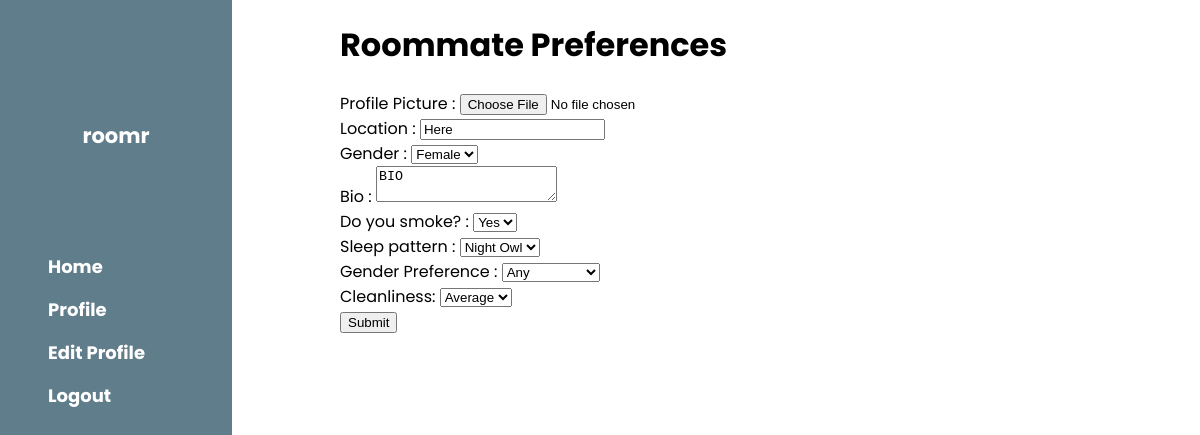
The page /user/edit (signed in) on the database as committed earlier.
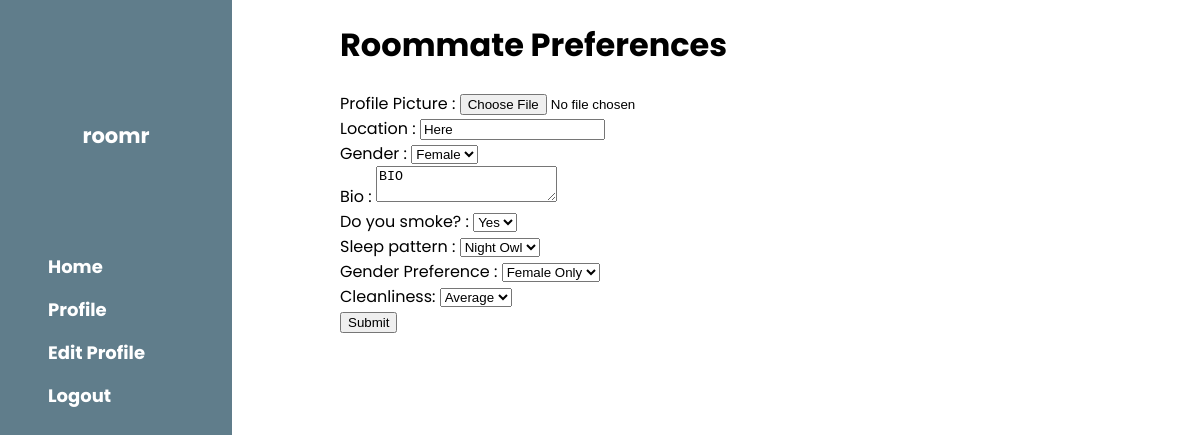
The same page on the database as committed later.
### server.py (models this page shows, shortened)
class User(UserMixin, db.Model):
    __tablename__ = "Users"
    id = db.Column(db.Integer, primary_key=True, autoincrement=True)
    email = db.Column(db.String(64), unique=True, index=True, nullable=False)
    fname = db.Column(db.String(32), index=True, nullable=False)
    lname = db.Column(db.String(32), index=True, nullable=False)
    dob = db.Column(db.DateTime, index=True,nullable=False)
    password_hash = db.Column(db.String(128), nullable=False)
    confirmed = db.Column(db.Boolean(), default=False)
    profilePicture = db.Column(db.String(3), index=True, nullable=True)
    location = db.Column(db.String(32), index=True, nullable=False)
    gender = db.Column(db.String(6), index=True, nullable=False)
    bio = db.Column(db.String(500), index=True, nullable=True)
    smoker = db.Column(db.String(3), index=True, nullable=False)
    sleep = db.Column(db.String(5), index=True, nullable=False)
    genderPreferences = db.Column(db.String(3), index=True, nullable=False)
    cleanliness = db.Column(db.String(5), index = True, nullable = False)
    @property
    def password(self):
        raise AttributeError("password is write only")

### server.py (the view, shortened to what this page needs)
@app.route("/user/edit", methods=["GET","POST"])
@login_required
def editProfile():
    profilePicture, location, gender, bio, smoker, sleepPattern, cleanliness, genderPreferences = None, None, None, None, None, None, None, None
    user = current_user
    prefill = {'profilePicture': str(user.profilePicture), 'location': str(user.location), 'gender':str(user.gender), 'bio':str(user.bio), 'smoker':str(user.smoker), 'sleepPattern':str(user.sleep), 'cleanliness':str(user.cleanliness), 'genderPreferences':str(user.genderPreferences)}
    form = ProfileForm(data=prefill)
    return render_template("edit_profile.html", form=form)

### server.py
class ProfileForm(FlaskForm):
    profilePicture = FileField("Profile Picture")
    location = StringField("Location", validators=[DataRequired()])
    gender = SelectField("Gender", choices=[('male', 'Male'), ('female', 'Female'), ('other', 'Other')], validators=[DataRequired()])
    bio = TextAreaField("Bio", validators=[DataRequired()])
    smoker = SelectField("Do you smoke?", choices=[('yes', 'Yes'), ('no', 'No')], validators=[DataRequired()])
    sleepPattern = SelectField("Sleep pattern", choices=[('late', 'Night Owl'), ('early', 'Early Bird')], validators=[DataRequired()])
    cleanliness = SelectField("Cleanliness", choices=[('messy', 'Messy'),('average', 'Average'), ('clean', 'Clean')], validators=[DataRequired()])
    genderPreferences = SelectField("Gender Preference", choices=[('male', 'Male Only'), ('female', 'Female Only'), ('any', 'Any')], validators=[DataRequired()])
    submit = SubmitField("Submit")

### server.py (called while the page is built)
@login_manager.user_loader
def load_user(user_id):
    return User.query.get(int(user_id))

### templates/edit_profile.html (shortened to what this page needs)
<!DOCTYPE html>
<html>
    <head>
        <link rel="stylesheet" href="{{ url_for('static', filename='styles2.css')}}"/>
    </head>
    <body>
        <nav id="sidebar"><br>
            <div id="headercontainer">
                <h3 id="bartitle"><b>roomr</b></h3>
            </div>
            <div id="barlinks">
                <a href="{{url_for('home')}}" id="baritem">Home</a>
                <a href="{{url_for('user')}}" id="baritem" >Profile</a>
                {% if current_user.is_authenticated %}
                    <a href="{{url_for('editProfile')}}" id="baritem" >Edit Profile</a>
                    <a href="{{url_for('logout')}}" id="baritem" >Logout</a>
                {% else %}
                    <a href="{{url_for('login')}}" id="baritem">Login</a>
                    <a href="{{url_for('signup')}}" id="baritem" >Signup</a>
                {%endif%}
            </div>
        </nav>
        <div class="content">
            <h1> Roommate Preferences </h1>
            <form method="POST">
                {{ form.profilePicture.label }} : {{ form.profilePicture() }} <br>
                {{ form.location.label }} : {{ form.location() }} <br>
                {{ form.gender.label }} : {{ form.gender() }} <br>
                {{ form.bio.label }} : {{ form.bio() }} <br>
                {{ form.smoker.label }} : {{ form.smoker() }} <br>
                {{ form.sleepPattern.label }} : {{ form.sleepPattern() }} <br>
                {{ form.genderPreferences.label }} : {{ form.genderPreferences() }} <br>
                {{ form.cleanliness.label }}: {{ form.cleanliness() }}<br>
                {{ form.submit() }}
            </form>
        </div>
    </body>
</html>

Rows that differ between the two databases and show on the page:
changed User "Bio": genderPreferences "Any" → "Female Only"
